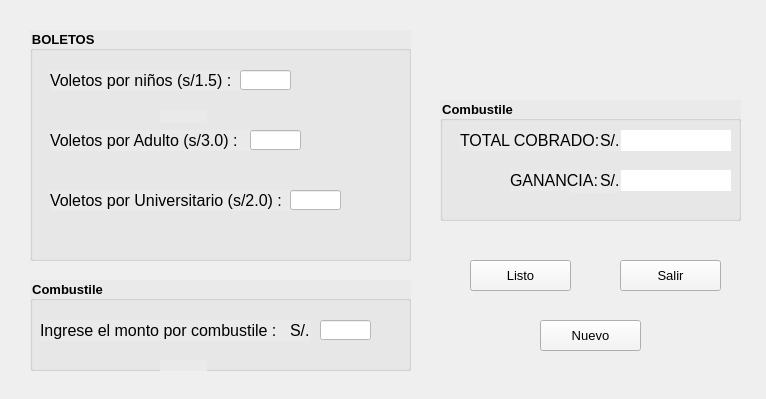
<?xml version="1.0" encoding="UTF-8"?>
<ui version="4.0">
 <class>MainWindow</class>
 <widget class="QMainWindow" name="MainWindow">
  <property name="geometry">
   <rect>
    <x>0</x>
    <y>0</y>
    <width>766</width>
    <height>399</height>
   </rect>
  </property>
  <property name="windowTitle">
   <string>TRANSPORTE</string>
  </property>
  <widget class="QWidget" name="centralwidget">
   <widget class="QGroupBox" name="groupBox_2">
    <property name="geometry">
     <rect>
      <x>30</x>
      <y>30</y>
      <width>381</width>
      <height>231</height>
     </rect>
    </property>
    <property name="font">
     <font>
      <pointsize>10</pointsize>
      <weight>75</weight>
      <bold>true</bold>
      <underline>false</underline>
      <strikeout>false</strikeout>
      <kerning>true</kerning>
     </font>
    </property>
    <property name="styleSheet">
     <string notr="true">background-color: rgb(234, 234, 234);</string>
    </property>
    <property name="title">
     <string>BOLETOS </string>
    </property>
    <widget class="QLabel" name="label_4">
     <property name="geometry">
      <rect>
       <x>20</x>
       <y>40</y>
       <width>191</width>
       <height>21</height>
      </rect>
     </property>
     <property name="font">
      <font>
       <pointsize>12</pointsize>
       <weight>50</weight>
       <italic>false</italic>
       <bold>false</bold>
       <underline>false</underline>
      </font>
     </property>
     <property name="text">
      <string>Voletos por niños (s/1.5) :</string>
     </property>
    </widget>
    <widget class="QLabel" name="label_5">
     <property name="geometry">
      <rect>
       <x>20</x>
       <y>100</y>
       <width>201</width>
       <height>21</height>
      </rect>
     </property>
     <property name="font">
      <font>
       <pointsize>12</pointsize>
       <weight>50</weight>
       <italic>false</italic>
       <bold>false</bold>
       <underline>false</underline>
      </font>
     </property>
     <property name="text">
      <string>Voletos por Adulto (s/3.0) :</string>
     </property>
    </widget>
    <widget class="QLabel" name="label_6">
     <property name="geometry">
      <rect>
       <x>20</x>
       <y>160</y>
       <width>251</width>
       <height>21</height>
      </rect>
     </property>
     <property name="font">
      <font>
       <pointsize>12</pointsize>
       <weight>50</weight>
       <italic>false</italic>
       <bold>false</bold>
       <underline>false</underline>
      </font>
     </property>
     <property name="text">
      <string>Voletos por Universitario (s/2.0) :</string>
     </property>
    </widget>
    <widget class="QLabel" name="label">
     <property name="geometry">
      <rect>
       <x>130</x>
       <y>80</y>
       <width>47</width>
       <height>13</height>
      </rect>
     </property>
     <property name="text">
      <string/>
     </property>
    </widget>
    <widget class="QLineEdit" name="pagoKid">
     <property name="geometry">
      <rect>
       <x>210</x>
       <y>40</y>
       <width>51</width>
       <height>20</height>
      </rect>
     </property>
     <property name="styleSheet">
      <string notr="true">background-color: rgb(255, 255, 255);</string>
     </property>
     <property name="text">
      <string/>
     </property>
     <property name="alignment">
      <set>Qt::AlignCenter</set>
     </property>
    </widget>
    <widget class="QLineEdit" name="pagoAdulto">
     <property name="geometry">
      <rect>
       <x>220</x>
       <y>100</y>
       <width>51</width>
       <height>20</height>
      </rect>
     </property>
     <property name="styleSheet">
      <string notr="true">background-color: rgb(255, 255, 255);</string>
     </property>
     <property name="alignment">
      <set>Qt::AlignCenter</set>
     </property>
    </widget>
    <widget class="QLineEdit" name="pagoUni">
     <property name="geometry">
      <rect>
       <x>260</x>
       <y>160</y>
       <width>51</width>
       <height>20</height>
      </rect>
     </property>
     <property name="styleSheet">
      <string notr="true">background-color: rgb(255, 255, 255);</string>
     </property>
     <property name="alignment">
      <set>Qt::AlignCenter</set>
     </property>
    </widget>
   </widget>
   <widget class="QGroupBox" name="groupBox_3">
    <property name="geometry">
     <rect>
      <x>30</x>
      <y>280</y>
      <width>381</width>
      <height>91</height>
     </rect>
    </property>
    <property name="font">
     <font>
      <pointsize>10</pointsize>
      <weight>75</weight>
      <bold>true</bold>
      <underline>false</underline>
      <strikeout>false</strikeout>
      <kerning>true</kerning>
     </font>
    </property>
    <property name="styleSheet">
     <string notr="true">background-color: rgb(234, 234, 234);</string>
    </property>
    <property name="title">
     <string>Combustile</string>
    </property>
    <widget class="QLabel" name="label_3">
     <property name="geometry">
      <rect>
       <x>130</x>
       <y>80</y>
       <width>47</width>
       <height>13</height>
      </rect>
     </property>
     <property name="text">
      <string/>
     </property>
    </widget>
    <widget class="QLabel" name="label_10">
     <property name="geometry">
      <rect>
       <x>10</x>
       <y>40</y>
       <width>251</width>
       <height>21</height>
      </rect>
     </property>
     <property name="font">
      <font>
       <pointsize>12</pointsize>
       <weight>50</weight>
       <italic>false</italic>
       <bold>false</bold>
       <underline>false</underline>
      </font>
     </property>
     <property name="text">
      <string>Ingrese el monto por combustile :</string>
     </property>
    </widget>
    <widget class="QLabel" name="label_11">
     <property name="geometry">
      <rect>
       <x>260</x>
       <y>40</y>
       <width>21</width>
       <height>21</height>
      </rect>
     </property>
     <property name="font">
      <font>
       <pointsize>12</pointsize>
       <weight>50</weight>
       <italic>false</italic>
       <bold>false</bold>
       <underline>false</underline>
      </font>
     </property>
     <property name="text">
      <string>S/.</string>
     </property>
    </widget>
    <widget class="QLineEdit" name="montoCombustible">
     <property name="geometry">
      <rect>
       <x>290</x>
       <y>40</y>
       <width>51</width>
       <height>20</height>
      </rect>
     </property>
     <property name="styleSheet">
      <string notr="true">background-color: rgb(255, 255, 255);</string>
     </property>
     <property name="text">
      <string/>
     </property>
     <property name="alignment">
      <set>Qt::AlignRight|Qt::AlignTrailing|Qt::AlignVCenter</set>
     </property>
    </widget>
   </widget>
   <widget class="QPushButton" name="bListo">
    <property name="geometry">
     <rect>
      <x>470</x>
      <y>260</y>
      <width>101</width>
      <height>31</height>
     </rect>
    </property>
    <property name="font">
     <font>
      <pointsize>10</pointsize>
     </font>
    </property>
    <property name="styleSheet">
     <string notr="true">background-color: rgb(244, 244, 244);</string>
    </property>
    <property name="text">
     <string>Listo</string>
    </property>
    <property name="icon">
     <iconset>
      <normaloff>C:/Users/SEBAS/Downloads/imagenes/menusistema.png</normaloff>C:/Users/SEBAS/Downloads/imagenes/menusistema.png</iconset>
    </property>
   </widget>
   <widget class="QGroupBox" name="groupBox_4">
    <property name="geometry">
     <rect>
      <x>440</x>
      <y>100</y>
      <width>301</width>
      <height>121</height>
     </rect>
    </property>
    <property name="font">
     <font>
      <pointsize>10</pointsize>
      <weight>75</weight>
      <bold>true</bold>
      <underline>false</underline>
      <strikeout>false</strikeout>
      <kerning>true</kerning>
     </font>
    </property>
    <property name="styleSheet">
     <string notr="true">background-color: rgb(234, 234, 234);</string>
    </property>
    <property name="title">
     <string>Combustile</string>
    </property>
    <widget class="QLabel" name="label_12">
     <property name="geometry">
      <rect>
       <x>130</x>
       <y>80</y>
       <width>47</width>
       <height>13</height>
      </rect>
     </property>
     <property name="text">
      <string/>
     </property>
    </widget>
    <widget class="QLabel" name="totalCobrado">
     <property name="geometry">
      <rect>
       <x>180</x>
       <y>30</y>
       <width>111</width>
       <height>21</height>
      </rect>
     </property>
     <property name="font">
      <font>
       <pointsize>12</pointsize>
       <weight>50</weight>
       <italic>false</italic>
       <bold>false</bold>
       <underline>false</underline>
      </font>
     </property>
     <property name="styleSheet">
      <string notr="true">background-color: rgb(255, 255, 255);
border-color: rgb(0, 0, 0);</string>
     </property>
     <property name="text">
      <string/>
     </property>
     <property name="alignment">
      <set>Qt::AlignCenter</set>
     </property>
    </widget>
    <widget class="QLabel" name="ganancia">
     <property name="geometry">
      <rect>
       <x>180</x>
       <y>70</y>
       <width>111</width>
       <height>21</height>
      </rect>
     </property>
     <property name="font">
      <font>
       <pointsize>12</pointsize>
       <weight>50</weight>
       <italic>false</italic>
       <bold>false</bold>
       <underline>false</underline>
      </font>
     </property>
     <property name="styleSheet">
      <string notr="true">background-color: rgb(255, 255, 255);
border-color: rgb(0, 0, 0);</string>
     </property>
     <property name="text">
      <string/>
     </property>
     <property name="alignment">
      <set>Qt::AlignCenter</set>
     </property>
    </widget>
    <widget class="QLabel" name="label_13">
     <property name="geometry">
      <rect>
       <x>20</x>
       <y>30</y>
       <width>141</width>
       <height>21</height>
      </rect>
     </property>
     <property name="font">
      <font>
       <pointsize>12</pointsize>
       <weight>50</weight>
       <italic>false</italic>
       <bold>false</bold>
       <underline>false</underline>
      </font>
     </property>
     <property name="text">
      <string>TOTAL COBRADO:</string>
     </property>
    </widget>
    <widget class="QLabel" name="label_14">
     <property name="geometry">
      <rect>
       <x>70</x>
       <y>70</y>
       <width>91</width>
       <height>21</height>
      </rect>
     </property>
     <property name="font">
      <font>
       <pointsize>12</pointsize>
       <weight>50</weight>
       <italic>false</italic>
       <bold>false</bold>
       <underline>false</underline>
      </font>
     </property>
     <property name="text">
      <string>GANANCIA:</string>
     </property>
    </widget>
    <widget class="QLabel" name="label_15">
     <property name="geometry">
      <rect>
       <x>160</x>
       <y>30</y>
       <width>21</width>
       <height>21</height>
      </rect>
     </property>
     <property name="font">
      <font>
       <pointsize>12</pointsize>
       <weight>50</weight>
       <italic>false</italic>
       <bold>false</bold>
       <underline>false</underline>
      </font>
     </property>
     <property name="text">
      <string>S/.</string>
     </property>
    </widget>
    <widget class="QLabel" name="label_16">
     <property name="geometry">
      <rect>
       <x>160</x>
       <y>70</y>
       <width>21</width>
       <height>21</height>
      </rect>
     </property>
     <property name="font">
      <font>
       <pointsize>12</pointsize>
       <weight>50</weight>
       <italic>false</italic>
       <bold>false</bold>
       <underline>false</underline>
      </font>
     </property>
     <property name="text">
      <string>S/.</string>
     </property>
    </widget>
   </widget>
   <widget class="QPushButton" name="bSalir">
    <property name="geometry">
     <rect>
      <x>620</x>
      <y>260</y>
      <width>101</width>
      <height>31</height>
     </rect>
    </property>
    <property name="font">
     <font>
      <pointsize>10</pointsize>
     </font>
    </property>
    <property name="styleSheet">
     <string notr="true">background-color: rgb(244, 244, 244);</string>
    </property>
    <property name="text">
     <string>Salir</string>
    </property>
    <property name="icon">
     <iconset>
      <normaloff>C:/Users/SEBAS/Downloads/imagenes/cerrarest.png</normaloff>C:/Users/SEBAS/Downloads/imagenes/cerrarest.png</iconset>
    </property>
   </widget>
   <widget class="QPushButton" name="bNuevo">
    <property name="geometry">
     <rect>
      <x>540</x>
      <y>320</y>
      <width>101</width>
      <height>31</height>
     </rect>
    </property>
    <property name="font">
     <font>
      <pointsize>10</pointsize>
     </font>
    </property>
    <property name="styleSheet">
     <string notr="true">background-color: rgb(244, 244, 244);</string>
    </property>
    <property name="text">
     <string>Nuevo</string>
    </property>
    <property name="icon">
     <iconset>
      <normaloff>C:/Users/SEBAS/Downloads/imagenes/actmodulo.png</normaloff>C:/Users/SEBAS/Downloads/imagenes/actmodulo.png</iconset>
    </property>
   </widget>
  </widget>
 </widget>
 <resources/>
 <connections/>
</ui>
